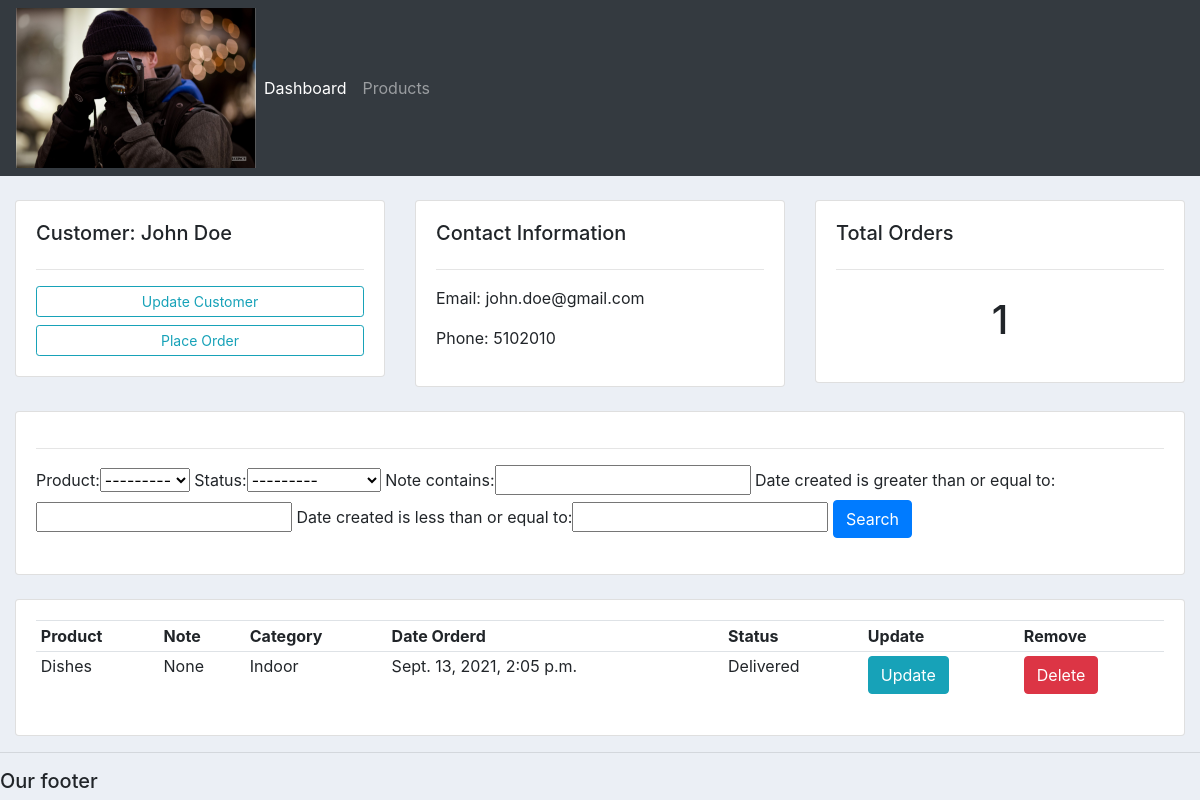
The page /customers/3/ on the database its author committed.
### accounts/models.py (models this page shows, shortened)
class Customer(models.Model):
    name = models.CharField(max_length=200, null=True)
    phone = models.CharField(max_length=200, null=True)
    mobile = models.CharField(max_length=200, null=True)
    email = models.CharField(max_length=200, null=True)
    date_created = models.DateTimeField(auto_now_add=True, null=True)

class Order(models.Model):
    status_options = (
        ('Pending', 'Pending'),
        ('Out of delivery', 'Out of delivery'),
        ('Delivered', 'Delivered')
    )
    customer = models.ForeignKey(Customer, null=True, on_delete=models.SET_NULL)
    product = models.ForeignKey(Product, null=True, on_delete=models.SET_NULL)
    date_created = models.DateTimeField(auto_now_add=True, null=True)
    status = models.CharField(max_length=200, null=True, choices=status_options)
    note = models.CharField(max_length=200, null=True)

class Product(models.Model):
    category_options = (
        ('Indoor', 'Indoor'),
        ('Outdoor', 'Outdoor'),
    )
    name = models.CharField(max_length=200, null=True)
    price = models.FloatField(null=True)
    category = models.CharField(max_length=200, null=True, choices=category_options)
    description = models.CharField(max_length=200, null=True, blank=True)
    date_created = models.DateTimeField(auto_now_add=True, null=True)
    tags = models.ManyToManyField(Tag)
    def __str__(self):
        return self.name

### accounts/views.py (the view)
# urls.py: path('customers/<str:pk_test>/', views.customers, name='customer_url_name'),
def customers(request, pk_test):
    customer = Customer.objects.get(id=pk_test)
    orders = customer.order_set.all()
    total_orders = orders.count()
    my_filter = OrderFilter(request.GET, queryset=orders)
    orders = my_filter.qs
    context = {
        'customer': customer,
        'orders': orders,
        'total_orders': total_orders,
        'my_filter': my_filter
    }
    return render(request, 'accounts/customers.html', context)

### accounts/templates/accounts/customers.html (shortened to what this page needs)
{%  extends 'accounts/main.html' %}
{% block content %}
<br>
<div class="row">
	<div class="col-md">
		<div class="card card-body">
			<h5>Customer: {{customer.name}}</h5>
			<hr>
			<a class="btn btn-outline-info  btn-sm btn-block" href="">Update Customer</a>
			<a class="btn btn-outline-info  btn-sm btn-block" href="{% url 'create_order_url_name' customer.id %}">Place Order</a>
		</div>
	</div>
	<div class="col-md">
		<div class="card card-body">
			<h5>Contact Information</h5>
			<hr>
			<p>Email: {{customer.email}}</p>
			<p>Phone: {{customer.phone}}</p>
		</div>
	</div>
	<div class="col-md">
		<div class="card card-body">
			<h5>Total Orders</h5>
			<hr>
			<h1 style="text-align: center;padding: 10px">{{total_orders}}</h1>
		</div>
	</div>
</div>
<br>
<div class="row">
	<div class="col">
		<div class="card card-body">
			<form method="get">
				<hr>
				{{my_filter.form}}
		    	<button class="btn btn-primary" type="submit">Search</button>
		  	</form>
		</div>
	</div>
</div>
<br>
<div class="row">
	<div class="col-md">
		<div class="card card-body">
			<table class="table table-sm">
				<tr>
					<th>Product</th>
					<th>Note</th>
					<th>Category</th>
					<th>Date Orderd</th>
					<th>Status</th>
					<th>Update</th>
					<th>Remove</th>
				</tr>
				{% for order in orders %}
				<tr>
					<td>{{order.product}}</td>
					<td>{{order.note}}</td>
					<td>{{order.product.category}}</td>
					<td>{{order.date_created}}</td>
					<td>{{order.status}}</td>
					<td><a class="btn bt-sm btn-info" href="{% url 'update_order_url_name' order.id %}">Update</a></td>
					<td><a class="btn bt-sm btn-danger" href="{% url 'delete_order_url_name' order.id %}">Delete</a></td>
				</tr>
				{% endfor %}
			</table>
		</div>
	</div>
</div>
{% endblock %}

### static/css/main.css (style rules this page uses)
body { background-color: #ebeff5; }

### rows shown on the page
Customer: name "John Doe", email "john.doe@gmail.com", phone "5102010"
Order: product "Dishes", note "None", product.category "Indoor", date_created "Sept. 13, 2021, 2:05 p.m.", status "Delivered"

### other values the page prints
{{ total_orders }} "1"
